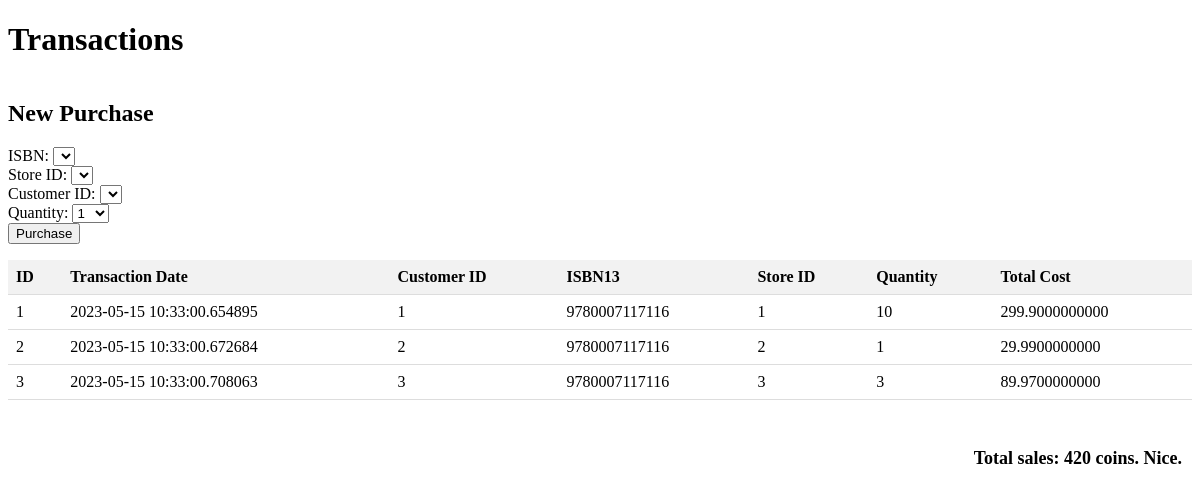
The app's page /transactions, older data.
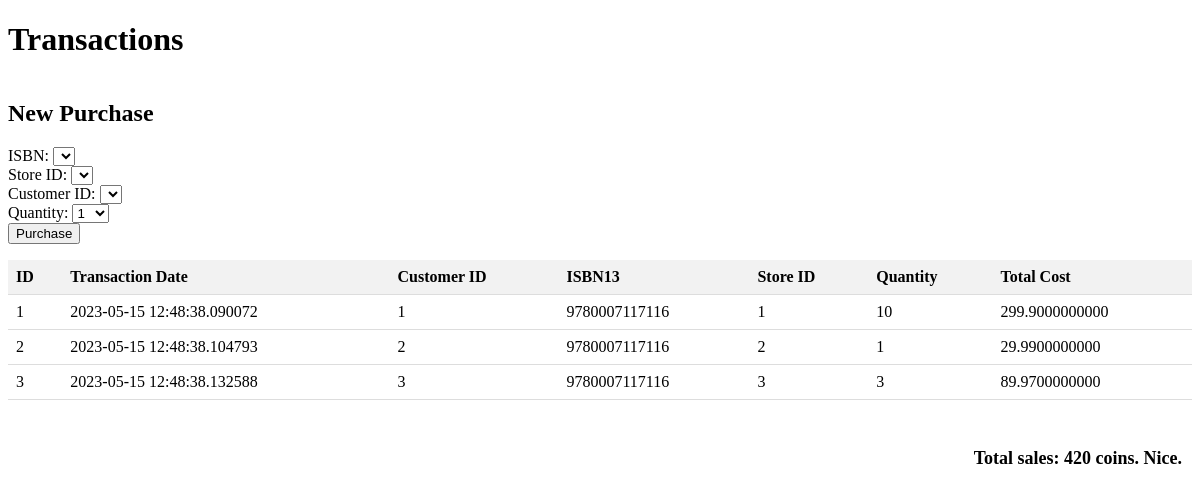
The same page, newer data.
### models.py (models this page shows)
class Transaction(Base):
    __tablename__ = 'Transactions'
    id = Column(Integer, primary_key=True)
    transaction_date = Column(DateTime, default=datetime.utcnow)
    CustomerID = Column(Integer, ForeignKey('Customer.ID'))
    isbn13 = Column(String(13), ForeignKey('Books.isbn13'))
    StoreID = Column(Integer)
    book = relationship("Books")
    quantity = Column(Integer)
    total_cost = Column(Numeric(precision=2))

### app.py (the view)
@app.route('/transactions')
def view():
    transaction_table = db.session.query(Transaction).all()
    sales_info = total_sales()
    return render_template('transactions.html', results=transaction_table, total_sales=sales_info)

### Scripts/utils.py (called while the page is built)
def total_sales():
    with Session() as session:
        total_sales = session.query(func.sum(Transaction.total_cost)).scalar()
        sales = round(total_sales)
        if sales < 10:
            i = "Oh.."
        elif sales == 69 or sales == 420:
            i = "Nice."
        elif sales > 100:
            i = "Ok!"
        elif sales > 1000:
            i = "Sweet!"
        elif sales > 10_000:
            i = "Ay caramba!"
        elif sales > 100_000:
            i = "Wohooo!"
        elif sales > 1_000_000:
            i = "Mr. Bezos.. We meet again."
        return f'Total sales: {sales} coins. {i}'

### templates/transactions.html (shortened to what this page needs)
<!DOCTYPE html>
<html>
<head>
</head>
<body>
		<h1>Transactions</h1>
		<h2>New Purchase</h2>
		<form action="/purchase" method="post">
		  <label for="isbn">ISBN:</label>
		  <select id="isbn" name="isbn">
		  </select><br>
		  <label for="store_id">Store ID:</label>
		  <select id="store_id" name="store_id">
		  </select><br>
		  <label for="customer_id">Customer ID:</label>
		  <select id="customer_id" name="customer_id">
		  </select><br>
		  <label for="quantity">Quantity:</label>
		  <select id="quantity" name="quantity">
			{% for i in range(1, 11) %}
			  <option value="{{ i }}">{{ i }}</option>
			{% endfor %}
		  </select><br>
		  <input type="submit" value="Purchase">
		</form>
	<table>
		<thead>
			<tr>
				<th>ID</th>
				<th>Transaction Date</th>
				<th>Customer ID</th>
				<th>ISBN13</th>
				<th>Store ID</th>
				<th>Quantity</th>
				<th>Total Cost</th>
			</tr>
		</thead>
		<tbody>
			{% for transaction in results %}
			<tr>
				<td>{{ transaction.id }}</td>
				<td>{{ transaction.transaction_date }}</td>
				<td>{{ transaction.CustomerID }}</td>
				<td>{{ transaction.isbn13 }}</td>
				<td>{{ transaction.StoreID }}</td>
				<td>{{ transaction.quantity }}</td>
				<td>{{ transaction.total_cost }}</td>
			</tr>
			{% endfor %}
		</tbody>
	</table>
	<div class="container">
		<p class="total-sales">{{ total_sales }}</p>
	</div>
</body>
</html>

### templates/transactions.html (style rules this page uses)
table { border-collapse: collapse; width: 100%; }
th, td { text-align: left; padding: 8px; border-bottom: 1px solid #ddd; }
th { background-color: #f2f2f2; }
.container { display: flex; justify-content: flex-end; padding: 10px; margin-top: 20px; }
.total-sales { font-size: 18px; font-weight: bold; text-align: right; }

Row changes from the older to the newer data that the page shows:
changed Transaction id 1: transaction_date "2023-05-15 10:33:00.654895" → "2023-05-15 12:48:38.090072"
changed Transaction id 2: transaction_date "2023-05-15 10:33:00.672684" → "2023-05-15 12:48:38.104793"
changed Transaction id 3: transaction_date "2023-05-15 10:33:00.708063" → "2023-05-15 12:48:38.132588"
